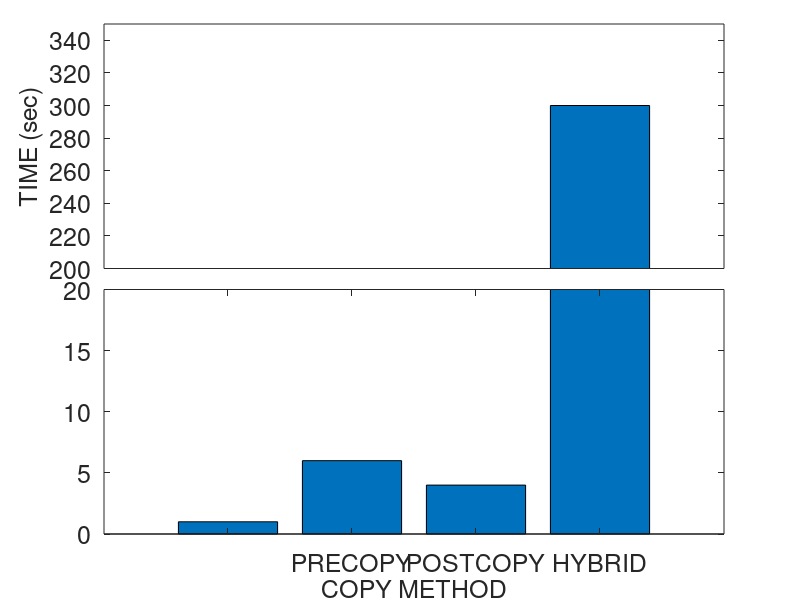
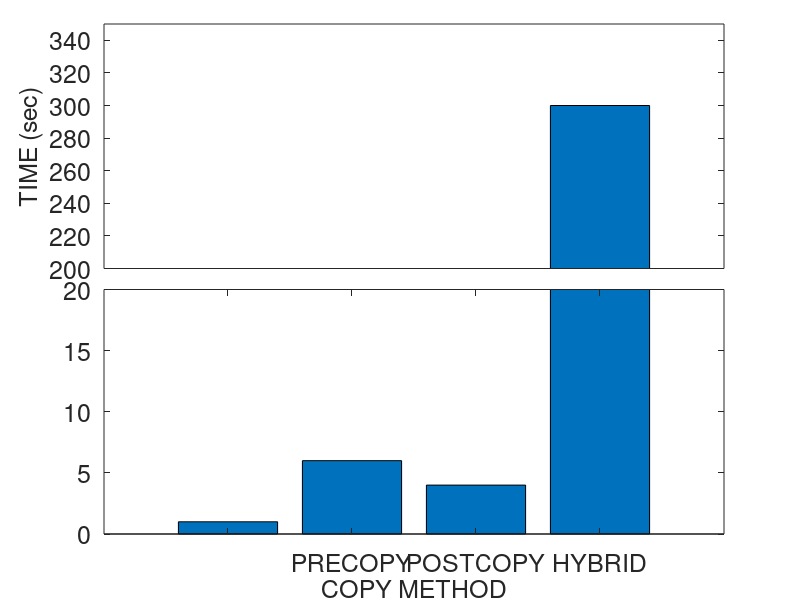
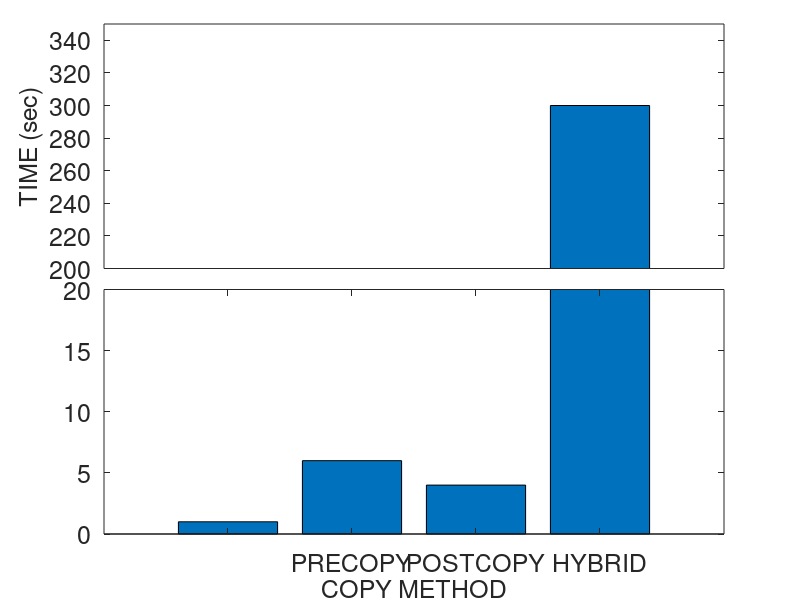

Reproduce these figures in MATLAB, in order.
a=[1 6 4 300];
x = {'', 'PRECOPY', 'POSTCOPY', 'HYBRID', 'PRO-HYBRID', ''};

fontsize = 18;

ylim1=[0 20];
%ylim2=[100 300];
%ylim2=[200 400];
ylim2=[200 350];
xlim=[0 length(a)+1];

figure;

% retrieve your default axis pos
clf;
p0=get(gca,'position')
delete(gcf);

% create axis1
%a1=axes('position',[p0(1) p0(2) p0(3)/2-.025 p0(4)]);
a1=axes('position',[p0(1) p0(2) p0(3) p0(4)/2]);
%barh(a);
bar(a);
%set(a1,'ylim',ylim1);
set(a1,'ylim',ylim1, 'XTickLabel', x, 'FontSize', fontsize);
xlabel('COPY METHOD', 'FontSize', fontsize);
%ylabel('TIME', 'FontSize', fontsize);

%box off;

% create axis2
%a2=axes('position',[p0(1)+p0(3)/2+.025 p0(2) p0(3)/2-.025 p0(4)]);
a2=axes('position',[p0(1) p0(4)/2+.145 p0(3) p0(4)/2])
%a2=axes('position',[p0(1) p0(2) p0(3) p0(4)/2]);
%barh(a);
bar(a);

%set(a2,'ylim',ylim1);
set(a2,'ylim',ylim2, 'FontSize', fontsize);
%ylim(ylim2);
%set(a2,'xlim',xlim,'ylim',ylim2);
set(a2,'xtick',[]);
%set(a2,'xcolor',get(a2,'color'));
ylabel('TIME (sec)', 'FontSize', fontsize);
%box off

%%%%%%%%%%%%%%%% plotting %%%%%%%%%%%%%%%%%%%%%
output = "break_axis";

%figure;
saveas(1, strcat(output, ".png"));
saveas(1, strcat(output, ".emf"));
saveas(1, strcat(output, ".eps"));

%box off
